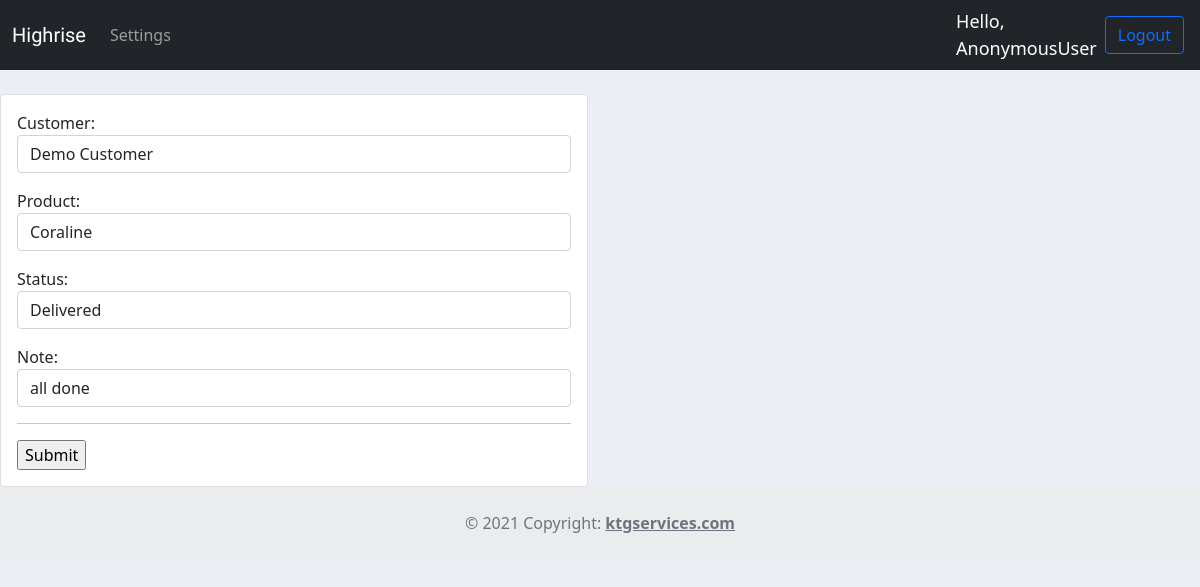
Screenshot of /update_order/25/ with the database file from the repository.
### accounts/models.py (models this page shows, shortened)
class Order(models.Model):
    STATUS = (
        ('Pending', 'Pending'),
        ('Out for delivery', 'Out for delivery'),
        ('Delivered', 'Delivered'),
    )
    customer = models.ForeignKey(
        Customer, on_delete=models.SET_NULL, null=True)
    product = models.ForeignKey(Product, on_delete=models.SET_NULL, null=True)
    date_created = models.DateTimeField(auto_now_add=True, null=True)
    status = models.CharField(
        max_length=200, null=True, choices=STATUS, default="Pending")
    note = models.CharField(max_length=2000, null=True)

### accounts/views.py (the view)
# urls.py: path('update_order/<str:pk>/', views.updateOrder, name='update_order'),
def updateOrder(request, pk):
    order = Order.objects.get(id=pk)
    form = OrderForm(instance=order)
    if request.method == 'POST':
        form = OrderForm(request.POST, instance=order)
        if form.is_valid():
            form.save()
            return redirect('/')
    context = {'form': form}
    return render(request, 'accounts/update_order.html', context)

### accounts/forms.py
class OrderForm(ModelForm):
    class Meta:
        model = Order
        fields = '__all__'
        labels = {
            'date_created': 'Date',
        }
        widgets = {
            'customer': forms.Select(attrs={'class': 'form-control'}),
            'product': forms.Select(attrs={'class': 'form-control'}),
            'date_created': forms.DateInput(attrs={'class': 'form-control'}),
            'status': forms.Select(attrs={'class': 'form-control'}),
            'note': forms.TextInput(attrs={'class': 'form-control'}),
        }

### accounts/models.py (called while the page is built)
    def __str__(self):
        return self.name

    def __str__(self):
        return self.name

### accounts/templates/accounts/update_order.html (shortened to what this page needs)
{% extends 'accounts/main.html' %}
{% load static %}
{% block content %}
<br>
<div class="row">
    <div class="col-md-6">
        <div class="card card-body">
            <form action="" method="POST">
                {{form.as_p}}
                <hr>
                <input type="submit" value="Submit">
            </form>
        </div>
    </div>
</div>
{% endblock content %}

### static/css/main.css (style rules this page uses)
body { background-color: #ebeff5; }

### rows the page displays
Order: customer "Demo Customer", product "Coraline", status "Delivered", note "all done"

### other values shown
{{ request.user }} "AnonymousUser"
